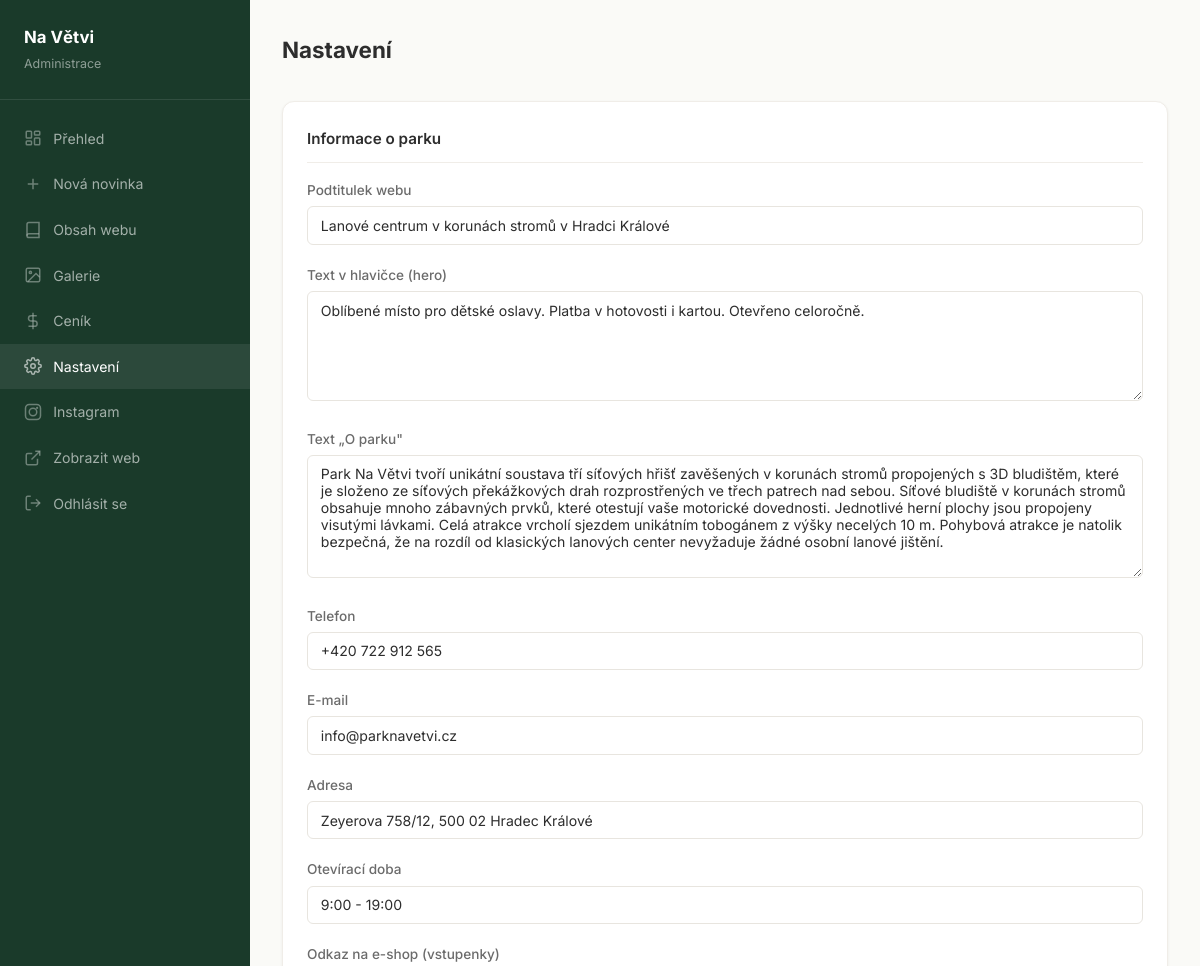
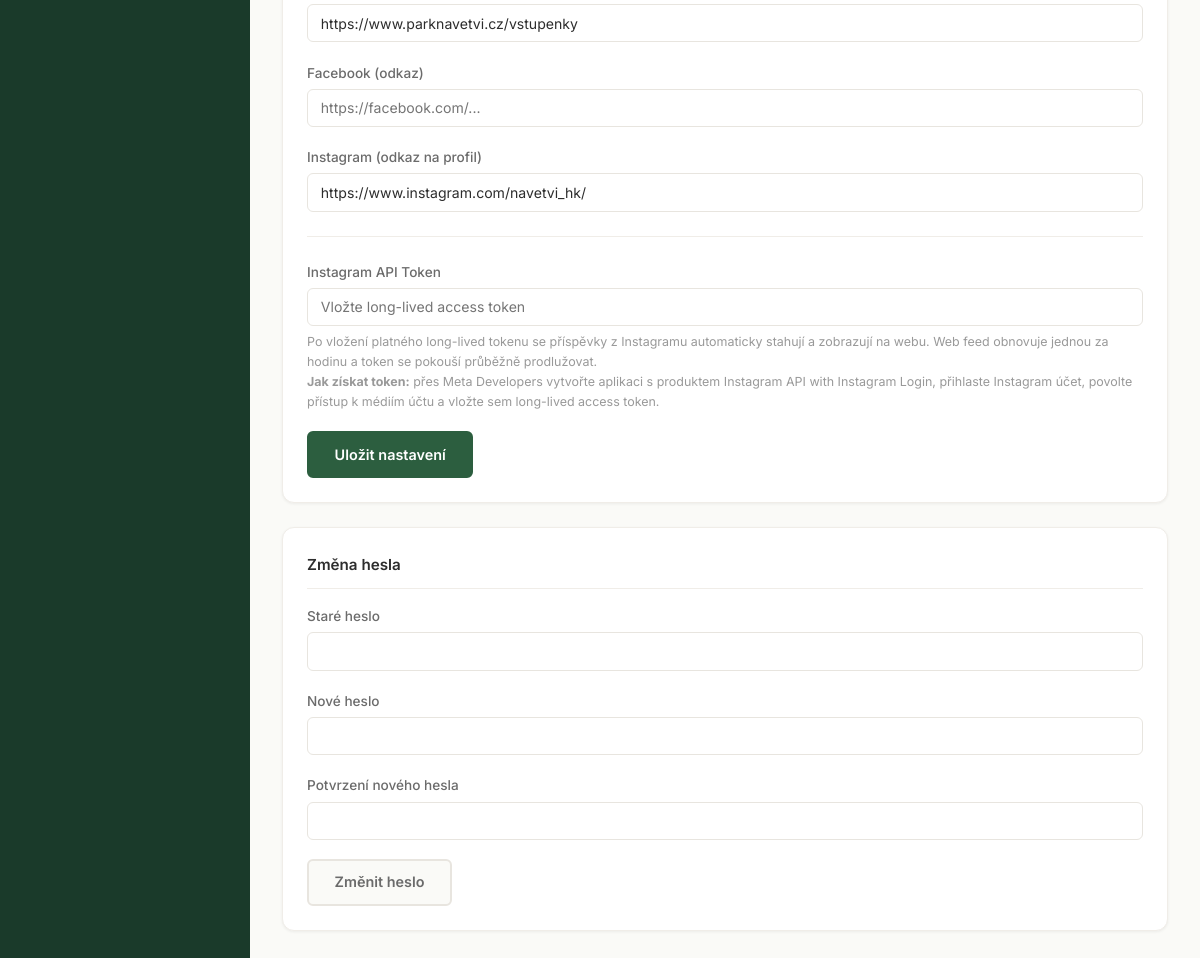
/admin/nastaveni (signed in), run on the app's committed database (2 pictures, top to bottom).
### tables this page shows
CREATE TABLE settings (
            key TEXT PRIMARY KEY,
            value TEXT NOT NULL
        );

### app.py (the view, shortened to what this page needs)
@app.route("/admin/nastaveni", methods=["GET", "POST"])
@login_required
def admin_settings():
    settings = db.get_settings()
    return render_template("admin/settings.html", settings=settings)

### app.py (called while the page is built)
def login_required(f):
    @wraps(f)
    def decorated(*args, **kwargs):
        if "user_id" not in session:
            return redirect(url_for("admin_login"))
        return f(*args, **kwargs)
    return decorated

### database.py (called while the page is built)
def get_db():
    conn = sqlite3.connect(DB_PATH)
    conn.row_factory = sqlite3.Row
    conn.execute("PRAGMA journal_mode=WAL")
    return conn

def get_settings():
    conn = get_db()
    rows = conn.execute("SELECT key, value FROM settings").fetchall()
    conn.close()
    return {row["key"]: row["value"] for row in rows}

### templates/admin/settings.html (shortened to what this page needs)
{% extends "admin/base.html" %}
{% block admin_content %}
<div class="admin-header">
    <h1>Nastavení</h1>
</div>
<div class="admin-card">
    <h3>Informace o parku</h3>
    <form method="POST">
        <div class="form-group">
            <label for="site_subtitle">Podtitulek webu</label>
            <input type="text" id="site_subtitle" name="site_subtitle" class="form-control" value="{{ settings.get('site_subtitle', '') }}">
        </div>
        <div class="form-group">
            <label for="hero_text">Text v hlavičce (hero)</label>
            <textarea id="hero_text" name="hero_text" class="form-control" rows="3">{{ settings.get('hero_text', '') }}</textarea>
        </div>
        <div class="form-group">
            <label for="about_text">Text „O parku"</label>
            <textarea id="about_text" name="about_text" class="form-control" rows="6">{{ settings.get('about_text', '') }}</textarea>
        </div>
        <div class="form-group">
            <label for="phone">Telefon</label>
            <input type="text" id="phone" name="phone" class="form-control" value="{{ settings.get('phone', '') }}">
        </div>
        <div class="form-group">
            <label for="email">E-mail</label>
            <input type="email" id="email" name="email" class="form-control" value="{{ settings.get('email', '') }}">
        </div>
        <div class="form-group">
            <label for="address">Adresa</label>
            <input type="text" id="address" name="address" class="form-control" value="{{ settings.get('address', '') }}">
        </div>
        <div class="form-group">
            <label for="hours">Otevírací doba</label>
            <input type="text" id="hours" name="hours" class="form-control" value="{{ settings.get('hours', '') }}">
        </div>
        <div class="form-group">
            <label for="eshop_url">Odkaz na e-shop (vstupenky)</label>
            <input type="url" id="eshop_url" name="eshop_url" class="form-control" value="{{ settings.get('eshop_url', '') }}" placeholder="https://...">
        </div>
        <div class="form-group">
            <label for="facebook_url">Facebook (odkaz)</label>
            <input type="url" id="facebook_url" name="facebook_url" class="form-control" value="{{ settings.get('facebook_url', '') }}" placeholder="https://facebook.com/...">
        </div>
        <div class="form-group">
            <label for="instagram_url">Instagram (odkaz na profil)</label>
            <input type="url" id="instagram_url" name="instagram_url" class="form-control" value="{{ settings.get('instagram_url', '') }}" placeholder="https://instagram.com/...">
        </div>
        <div class="form-group" style="border-top: 1px solid var(--c-border-light); padding-top: 1.5rem; margin-top: 1.5rem;">
            <label for="instagram_token">Instagram API Token</label>
            <input type="text" id="instagram_token" name="instagram_token" class="form-control" value="{{ settings.get('instagram_token', '') }}" placeholder="Vložte long-lived access token">
            <p style="font-size: .78rem; color: var(--c-text-lighter); margin-top: .4rem; line-height: 1.6;">
                Po vložení platného long-lived tokenu se příspěvky z Instagramu automaticky stahují a zobrazují na webu.
                Web feed obnovuje jednou za hodinu a token se pokouší průběžně prodlužovat.<br>
                <strong>Jak získat token:</strong> přes Meta Developers vytvořte aplikaci s produktem Instagram API with Instagram Login,
                přihlaste Instagram účet, povolte přístup k médiím účtu a vložte sem long-lived access token.
            </p>
        </div>
        <button type="submit" class="btn btn-primary">Uložit nastavení</button>
    </form>
</div>
<div class="admin-card">
    <h3>Změna hesla</h3>
    <form method="POST" action="{{ url_for('admin_change_password') }}">
        <div class="form-group">
            <label for="old_password">Staré heslo</label>
            <input type="password" id="old_password" name="old_password" class="form-control" required>
        </div>
        <div class="form-group">
            <label for="new_password">Nové heslo</label>
            <input type="password" id="new_password" name="new_password" class="form-control" required minlength="6">
        </div>
        <div class="form-group">
            <label for="confirm_password">Potvrzení nového hesla</label>
            <input type="password" id="confirm_password" name="confirm_password" class="form-control" required minlength="6">
        </div>
        <button type="submit" class="btn btn-secondary">Změnit heslo</button>
    </form>
</div>
{% endblock %}

### static/css/style.css (style rules this page uses)
*, *::before, *::after { margin: 0; padding: 0; box-sizing: border-box; }
:root { --c-primary: #2c5e3f; --c-primary-light: #3a7d5c; --c-primary-dark: #1a3a2a; --c-accent: #d4a853; --c-accent-light: #e8c87a; --c-bg: #fafaf7; --c-surface: #ffffff; --c-text: #2d2d2d; --c-text-light: #6b6b6b; --c-text-lighter: #999; --c-border: #e8e5df; --c-border-light: #f0ede8; --font: 'Inter', -apple-system, BlinkMacSystemFont, 'Segoe UI', sans-serif; --font-display: 'Playfair Display', 'Georgia', serif; --shadow-sm: 0 1px 3px rgba(0,0,0,.06); --shadow: 0 2px 8px rgba(0,0,0,.08); --shadow-lg: 0 8px 24px rgba(0,0,0,.1); --radius: 6px; --radius-lg: 12px; --transition: .25s ease; --header-h: 70px; }
html { scroll-behavior: smooth; scroll-padding-top: var(--header-h); }
body { font-family: var(--font); color: var(--c-text); line-height: 1.65; background: var(--c-bg); -webkit-font-smoothing: antialiased; }
.btn { display: inline-flex; align-items: center; gap: .5rem; padding: .7rem 1.6rem; font-size: .9rem; font-weight: 600; border-radius: var(--radius); border: 2px solid transparent; cursor: pointer; transition: all var(--transition); text-decoration: none; font-family: inherit; line-height: 1.4; }
.btn-primary { background: var(--c-primary); color: #fff; border-color: var(--c-primary); }
.admin-header { display: flex; justify-content: space-between; align-items: center; margin-bottom: 2rem; }
.admin-header h1 { font-size: 1.4rem; font-weight: 700; color: var(--c-text); }
.admin-card { background: var(--c-surface); border-radius: var(--radius-lg); box-shadow: var(--shadow-sm); padding: 1.5rem; margin-bottom: 1.5rem; border: 1px solid var(--c-border-light); }
.admin-card h3 { font-size: .95rem; font-weight: 600; color: var(--c-text); margin-bottom: 1rem; padding-bottom: .7rem; border-bottom: 1px solid var(--c-border-light); }
.form-group { margin-bottom: 1.2rem; }
.form-group label { display: block; font-size: .85rem; font-weight: 500; color: var(--c-text-light); margin-bottom: .3rem; }
.form-control { width: 100%; padding: .6rem .8rem; font-size: .88rem; font-family: inherit; border: 1px solid var(--c-border); border-radius: var(--radius); background: #fff; color: var(--c-text); transition: border-color var(--transition), box-shadow var(--transition); }
textarea.form-control { min-height: 110px; resize: vertical; }
.btn-secondary { background: var(--c-bg); color: var(--c-text-light); border-color: var(--c-border); }

### data on the page
settings: site_subtitle "Lanové centrum v korunách stromů v Hradci Králové"
settings: hero_text "Oblíbené místo pro dětské oslavy. Platba v hotovosti i kartou. Otevřeno celoročně."
settings: about_text "Park Na Větvi tvoří unikátní soustava tří síťových hřišť zavěšených v korunách stromů propojených s 3D bludištěm, které je složeno ze síťových překážkových drah rozprostřených ve třech patrech nad sebou. Síťové bludiště v korunách stromů obsahuje mnoho zábavných prvků, které otestují vaše motorické dovednosti. Jednotlivé herní plochy jsou propojeny visutými lávkami. Celá atrakce vrcholí sjezdem unikátním tobogánem z výšky necelých 10 m. Pohybová atrakce je natolik bezpečná, že na rozdíl od klasických lanových center nevyžaduje žádné osobní lanové jištění."
settings: phone "+420 722 912 565"
settings: email "info@parknavetvi.cz"
settings: address "Zeyerova 758/12, 500 02 Hradec Králové"
settings: hours "9:00 - 19:00"
settings: eshop_url "https://www.parknavetvi.cz/vstupenky"
settings: instagram_url "https://www.instagram.com/navetvi_hk/"
